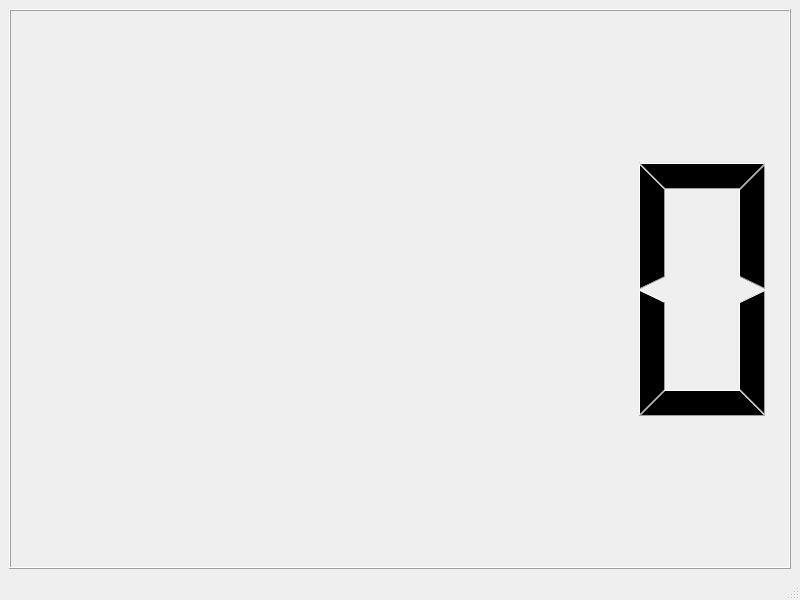
<?xml version="1.0" encoding="UTF-8"?>
<ui version="4.0">
 <class>MainWindow</class>
 <widget class="QMainWindow" name="MainWindow">
  <property name="geometry">
   <rect>
    <x>0</x>
    <y>0</y>
    <width>800</width>
    <height>600</height>
   </rect>
  </property>
  <property name="windowTitle">
   <string>MainWindow</string>
  </property>
  <widget class="QWidget" name="centralwidget">
   <layout class="QGridLayout" name="gridLayout">
    <item row="0" column="0">
     <widget class="QLCDNumber" name="lcdNumber"/>
    </item>
   </layout>
  </widget>
  <widget class="QMenuBar" name="menubar">
   <property name="geometry">
    <rect>
     <x>0</x>
     <y>0</y>
     <width>800</width>
     <height>22</height>
    </rect>
   </property>
  </widget>
  <widget class="QStatusBar" name="statusbar"/>
 </widget>
 <resources/>
 <connections/>
</ui>
